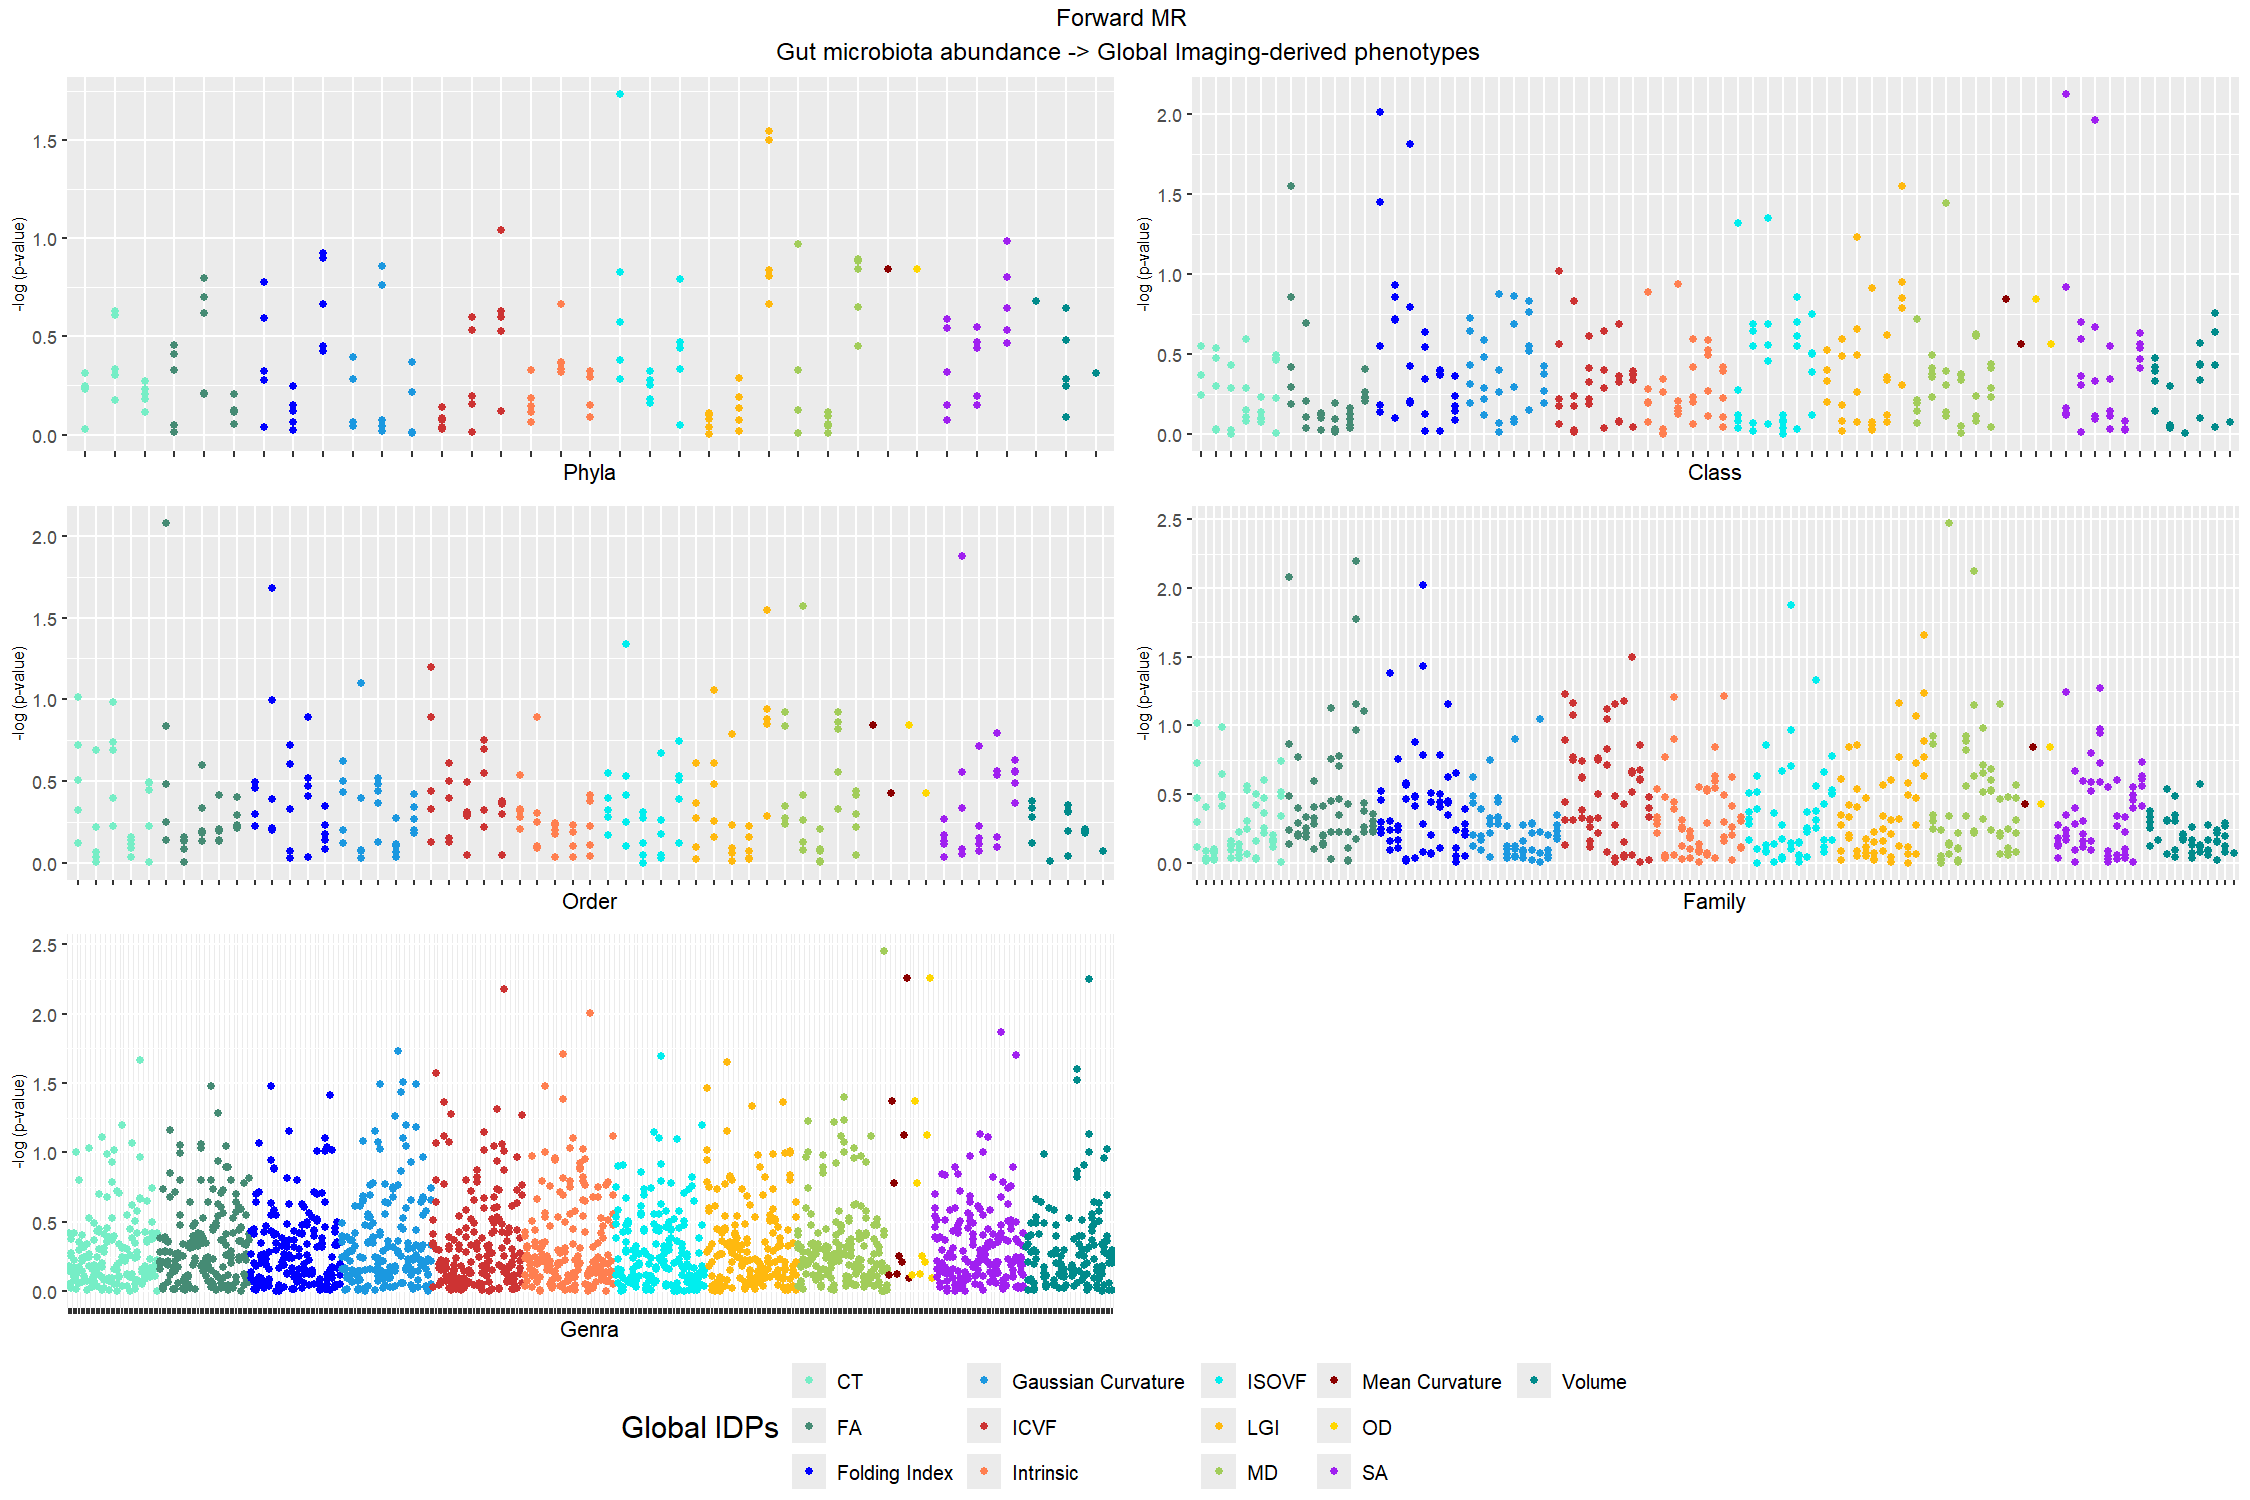

Write the R code that produced this figure.
##### libraries requirement #####

library(readr)
library(dplyr)
library(remotes)
library(TwoSampleMR)
library(devtools)
library(MRInstruments)
library(MRPRESSO)
library(ieugwasr)
library(plyr)
library(genetics.binaRies)
library(tidyverse)
library(ggplot2)
library(gtable)
library(grid)
library(gridExtra)
library(ggpubr)

##### Preparing exposure file ####

Microbiota_H2_LargerThanZero <- read_csv("Microbiota_H2_LargerThanZero.csv")

microbiota_h2_id <- Microbiota_H2_LargerThanZero$id

microbiota_exp_dat <- "Microbiome_exposure_-5_h2.csv"

##### Preparing outcome file ####

global_idps_files = list.files(path = "C:/R/MR_Microbiota_GlobalIDPs/global_IDPs",
                               pattern = ".csv")

idp_outcome_dat <- list()

for (i in 1:length(global_idps_files)) {
  idp_outcome_dat[[i]] <- read_outcome_data(
    snps = microbiota_exp_dat$SNP,
    filename = global_idps_csv[i],
    sep = ",",
    snp_col = "SNP",
    beta_col = "BETA",
    se_col = "SE",
    effect_allele_col = "A1",
    other_allele_col = "A2",
    pval_col = "P",
    chr_col = "CHR"
  )
  
  idp_outcome_dat[[i]][,"outcome"] <- toupper(strsplit(global_idps_files[i],"_")[[1]][2])
}

idp_outcome_data <- data.frame()

for (j in 1:length(idp_outcome_dat)) {
  idp_outcome_data <- rbind(idp_outcome_data, idp_outcome_dat[[j]])
}

##### Harmonization ####

forward_harmonized_data <- harmonise_data(
  exposure_dat = microbiota_exp_dat,
  outcome_dat = idp_outcome_data,
  action = 2
)

##### ---- MR analysis ---- ####

## leave-one-out MR

forward_mr_loo <- TwoSampleMR::mr_leaveoneout(forward_harmonized_data, 
                                      parameters = default_parameters(),  
                                      method = TwoSampleMR::mr_ivw)

## single SNP MR

forward_mr_single <- TwoSampleMR::mr_singlesnp(forward_harmonized_data, 
                                               parameters = default_parameters(),
                                               single_method = 'mr_wald_ratio',         
                                               all_method = c('mr_ivw', 'mr_egger_regression'))

## heterogeneity tests

forward_mr_het <- TwoSampleMR::mr_heterogeneity(forward_harmonized_data)

## MR Egger (horizontal pleiotropy test)

forward_mr_egger <- TwoSampleMR::mr_pleiotropy_test(forward_harmonized_data)

## sign concordance test

forward_mr_fit_sign <- TwoSampleMR::mr_sign(b_exp = forward_harmonized_data$beta.exposure,
                                    b_out = forward_harmonized_data$beta.outcome)

## robust adjusted profile score

mr_fit_raps_all <- mr.raps::mr.raps.all(b_exp = forward_harmonized_data$beta.exposure,
                                        b_out = forward_harmonized_data$beta.outcome,
                                        se_exp = forward_harmonized_data$se.exposure,
                                        se_out = forward_harmonized_data$se.outcome)

## two sample MR 

forward_mr <- mr(forward_harmonized_data)

write.csv(forward_mr, "C:/R/MR_Microbiota_GlobalIDPs/forward_mr.csv")

## MR-PRESSO (pleiotropy and outliers removal)

mr_mrpresso <- MRPRESSO:::mr_presso(BetaOutcome = 'beta.outcome',
                                    BetaExposure = 'beta.exposure',
                                    SdOutcome = 'se.outcome',
                                    SdExposure = 'se.exposure',
                                    data = forward_harmonized_data,             
                                    OUTLIERtest = TRUE,
                                    DISTORTIONtest = TRUE,
                                    SignifThreshold = 0.05,
                                    NbDistribution = 5e4,
                                    seed = NULL) 

##### Directionality Test ####

forward_harmonized_data$r.outcome <- get_r_from_pn(forward_harmonized_data$pval.outcome,
                                                   rep(36663,33767))

forward_harmonized_data$r.exposure <- get_r_from_pn(forward_harmonized_data$pval.exposure,
                                                    forward_harmonized_data$samplesize.exposure)

forward_mr_steiger <- directionality_test(forward_harmonized_data)

##### Manhattan plots #### 

forward_mr_phylum <- forward_mr[grepl("phylum",
                                            forward_mr$exposure),]
forward_mr_class <- forward_mr[grepl("class",
                                           forward_mr$exposure),]
forward_mr_order <- forward_mr[grepl("order",
                                           forward_mr$exposure),]
forward_mr_family <- forward_mr[grepl("family",
                                            forward_mr$exposure),]
forward_mr_genus <- forward_mr[grepl("genus",
                                           forward_mr$exposure),]

forward_mr_plot <- list(forward_mr_phylum, forward_mr_class, forward_mr_family,
                        forward_mr_order, forward_mr_genus)

exposure_outcome_pair <- c()
for (m in 1:length(forward_mr_plot)) {
  for (n in 1:nrow(forward_mr_plot[[m]])) {
    exposure_outcome_pair[n] <- paste(forward_mr_plot[[m]]$exposure[n], 
                                      forward_mr_plot[[m]]$outcome[n], sep = " * ")
  }
  forward_mr_plot[[m]] <- cbind(forward_mr_plot[[m]], exposure_outcome_pair)
  exposure_outcome_pair <- c()
}  

significane <- c()
for (k in 1:length(forward_mr_plot)) {
  for (l in 1:nrow(forward_mr_plot[[k]])) {
    significane[l] <- -log10(forward_mr_plot[[k]]$pval[l])
  }
  forward_mr_plot[[k]] <- cbind(forward_mr_plot[[k]], significane)
  significane <- c()
}


forward_plot_phylum <- 
  forward_mr_plot[[1]] %>%
  arrange(outcome) %>%
  mutate(exposure_outcome_pair = as_factor(exposure_outcome_pair))  %>%
  ggplot(aes(x = exposure_outcome_pair, y = significane)) +
  geom_point(aes(colour = outcome)) +
  labs(x = "Phyla",y = "-log (p-value)", colour = "Global IDPs") + 
  theme(axis.text.x = element_blank(), legend.title = element_text(size=15), 
        legend.text=element_text(size=10), axis.title.y = element_text(size = 8)) + 
  scale_color_manual(values = c("aquamarine2",
                                "aquamarine4",
                                "blue",
                                "#1b98e0",
                                "brown3",
                                "coral",
                                "cyan2",
                                "darkgoldenrod1",
                                "darkolivegreen3",
                                "darkred",
                                "gold",
                                "purple",
                                "darkcyan",
                                "maroon"))

forward_plot_class <- 
  forward_mr_plot[[2]] %>%
  arrange(outcome) %>%
  mutate(exposure_outcome_pair = as_factor(exposure_outcome_pair))  %>%
  ggplot(aes(x = exposure_outcome_pair, y = significane)) +
  geom_point(aes(colour = outcome)) +
  labs(x = "Class",y = "-log (p-value)", colour = "Global IDPs") + 
  theme(axis.text.x = element_blank(), legend.title = element_text(size=15), 
        legend.text=element_text(size=10), axis.title.y = element_text(size = 8)) + 
  scale_color_manual(values = c("aquamarine2",
                                "aquamarine4",
                                "blue",
                                "#1b98e0",
                                "brown3",
                                "coral",
                                "cyan2",
                                "darkgoldenrod1",
                                "darkolivegreen3",
                                "darkred",
                                "gold",
                                "purple",
                                "darkcyan",
                                "maroon"))

forward_plot_family <- 
  forward_mr_plot[[3]] %>%
  arrange(outcome) %>%
  mutate(exposure_outcome_pair = as_factor(exposure_outcome_pair))  %>%
  ggplot(aes(x = exposure_outcome_pair, y = significane)) +
  geom_point(aes(colour = outcome)) +
  labs(x = "Family",y = "-log (p-value)", colour = "Global IDPs") + 
  theme(axis.text.x = element_blank(), legend.title = element_text(size=15), 
        legend.text=element_text(size=10), axis.title.y = element_text(size = 8)) + 
  scale_color_manual(values = c("aquamarine2",
                                "aquamarine4",
                                "blue",
                                "#1b98e0",
                                "brown3",
                                "coral",
                                "cyan2",
                                "darkgoldenrod1",
                                "darkolivegreen3",
                                "darkred",
                                "gold",
                                "purple",
                                "darkcyan",
                                "maroon"))

forward_plot_order <- 
  forward_mr_plot[[4]] %>%
  arrange(outcome) %>%
  mutate(exposure_outcome_pair = as_factor(exposure_outcome_pair))  %>%
  ggplot(aes(x = exposure_outcome_pair, y = significane)) +
  geom_point(aes(colour = outcome)) +
  labs(x = "Order",y = "-log (p-value)", colour = "Global IDPs") + 
  theme(axis.text.x = element_blank(), legend.title = element_text(size=15), 
        legend.text=element_text(size=10), axis.title.y = element_text(size = 8)) + 
  scale_color_manual(values = c("aquamarine2",
                                "aquamarine4",
                                "blue",
                                "#1b98e0",
                                "brown3",
                                "coral",
                                "cyan2",
                                "darkgoldenrod1",
                                "darkolivegreen3",
                                "darkred",
                                "gold",
                                "purple",
                                "darkcyan",
                                "maroon"))

forward_plot_genus <- 
  forward_mr_plot[[5]] %>%
  arrange(outcome) %>%
  mutate(exposure_outcome_pair = as_factor(exposure_outcome_pair))  %>%
  ggplot(aes(x = exposure_outcome_pair, y = significane)) +
  geom_point(aes(colour = outcome)) +
  labs(x = "Genra",y = "-log (p-value)", colour = "Global IDPs") + 
  theme(axis.text.x = element_blank(), legend.title = element_text(size=15), 
        legend.text=element_text(size=10), axis.title.y = element_text(size = 8)) + 
  scale_color_manual(values = c("aquamarine2",
                                "aquamarine4",
                                "blue",
                                "#1b98e0",
                                "brown3",
                                "coral",
                                "cyan2",
                                "darkgoldenrod1",
                                "darkolivegreen3",
                                "darkred",
                                "gold",
                                "purple",
                                "darkcyan",
                                "maroon"))


final_forward_plot <- ggarrange(forward_plot_phylum, forward_plot_class, 
                                forward_plot_order, forward_plot_family,
                                forward_plot_genus, ncol = 2, nrow = 3, 
                                common.legend = TRUE, legend = "bottom")

final_forward_plot <- grid.arrange(final_forward_plot,nrow=1,
                                   top=text_grob("Forward MR \n Gut microbiota abundance -> Global Imaging-derived phenotypes"))
